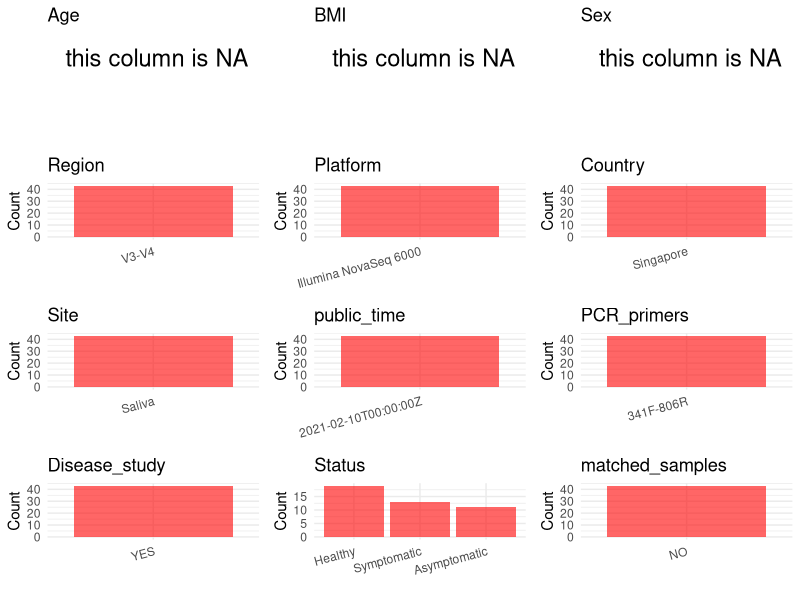

Write R code to recreate this figure. (Note: this script raises an error after producing the figure.)
## ---- chunk 1
# Load necessary libraries
library(dplyr)
library(ggplot2)
library(cowplot)
library(readxl)

# Set working directory (update this path to your local directory)
setwd("/home/dongbiao/word_embedding_microbiome/all_data/oral/global-oral-microbiome/data/projects/PRJNA663926")

# Read the initial metadata files
initial_meta<-read.csv("SraRunTable.csv") %>% filter(biological_replicates != "Negative Control")

head(initial_meta)
## ---- chunk 2
# Create a uniform metadata dataframe
metadata <- data.frame(
  BioProject = initial_meta$BioProject,
  Run = initial_meta$Run,
  sample_name = initial_meta$biological_replicates,
  Age = NA,
  BMI = NA,
  Sex=NA,
  Region = "V3-V4",
  Platform = initial_meta$Instrument,
  Country = initial_meta$geo_loc_name,
  Site = "Saliva",
  public_time = initial_meta$ReleaseDate,
  stringsAsFactors = FALSE
)
metadata<-unique(metadata)
## ---- chunk 3
# Add information obtained from the publication
metadata$PCR_primers <- "341F-806R"
metadata$title <- "Characterization of oral virome and microbiome revealed distinctive microbiome disruptions in paediatric patients with hand, foot and mouth disease"
metadata$Disease_study <- "YES"

# Assign disease status based on sample_name patterns
metadata$Status <- sapply(strsplit(metadata$sample_name, " "), function(x) x[1])
metadata$matched_samples <- "NO"
## ---- chunk 4
# Check the number of unique runs and sample names
print(paste("Number of unique runs:", length(unique(metadata$Run))))
print(paste("Number of unique sample names:", length(unique(metadata$sample_name))))
## ---- chunk 5
# Select columns for visualization
plot_data <- metadata %>%
  select(-BioProject, -Run, -sample_name, -title)

# Function to create simple plots for each column
create_simple_plots <- function(data) {
  plots <- list()
  
  for (col in colnames(data)) {
    # Check if the column is all NA
    if (all(is.na(data[[col]]))) {
      # Create an empty plot with text indicating all NA
      p <- ggplot() +
        annotate("text", x = 0.5, y = 0.5, label = "this column is NA", size = 6) +
        labs(title = col) +
        theme_void()
    } else if (is.numeric(data[[col]])) {
      # Numeric variable: histogram
      p <- ggplot(data, aes(x = .data[[col]])) +
        geom_histogram(fill = "blue", alpha = 0.6, bins = 20, na.rm = TRUE) +
        labs(title = col) +
        theme_minimal()
    } else {
      # Categorical variable: bar plot (remove NA values)
      count_data <- as.data.frame(table(data[[col]], useNA = "ifany"))
      p <- ggplot(count_data, aes(x = reorder(Var1, -Freq), y = Freq)) +
        geom_col(fill = "red", alpha = 0.6) +
        labs(title = col, x = NULL, y = "Count") +
        theme_minimal() +
        theme(axis.text.x = element_text(angle = 15, hjust = 1))
    }
    plots[[col]] <- p
  }
  
  return(plots)
}

# Generate and arrange plots
plots <- create_simple_plots(plot_data)
p<-plot_grid(plots$Age, 
          plots$BMI, 
          plots$Sex, 
          plots$Region, 
          plots$Platform, 
          plots$Country, 
          plots$Site,
          plots$public_time, 
          plots$PCR_primers,
          plots$Disease_study,
          plots$Status,
          plots$matched_samples,# add 
          ncol = 3, align = "hv", axis = "lb")
ggsave("Metadata_Summary.png", plot = p, width = 8, height = 6, dpi = 150)
## ---- chunk 6
knitr::include_graphics("Metadata_Summary.png")
## ---- chunk 7
# Reorder columns to match the desired format
metadata <- metadata[, c(
  "BioProject", "Run", "sample_name", "Age", "BMI", "Sex", 
  "Region", "Platform", "Country", "Site", "public_time", 
  "PCR_primers", "title", "Disease_study", "Status","matched_samples"
)]

# Export the uniform metadata to a CSV file
metadata<-unique(metadata)
write.csv(metadata, file = "metadata.csv", quote = FALSE)
head(metadata)
